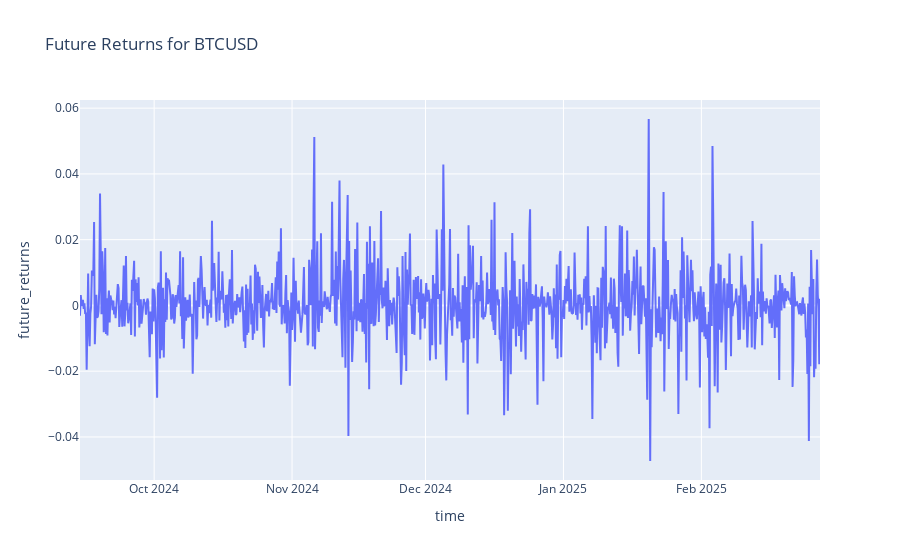

Source (notebook cell):
### Code cell
# Define the list of indicators you want to test
indicators = ["rsi_14", "macd", "stoch_%K", "bollinger_bands", "ema_50", "sma_200"]  # Add more indicators as needed

# Plot a subset of technical indicators
for indicator in selected_features:
    if indicator in df.columns and indicator != "close":
        fig = px.line(df, x=df.index, y=indicator, title=f"{indicator} Indicator for {SYMBOL}")
        fig.show()

# Plot Future Returns
fig = px.line(df, x=df.index, y="future_returns", title=f"Future Returns for {SYMBOL}")
fig.show()

### Figure 1 — Plotly figure (JSON) as saved in the notebook; plotly's stock layout.template omitted (floating-point values rounded to 4 significant figures; data arrays with more than 128 entries replaced by an {"elided": "..."} marker saying what was removed)
{"data": [{"hovertemplate": "time=%{x}<br>future_returns=%{y}<extra></extra>", "legendgroup": "", "line": {"color": "#636efa", "dash": "solid"}, "marker": {"symbol": "circle"}, "mode": "lines", "name": "", "orientation": "v", "showlegend": false, "type": "scatter", "x": {"elided": "999 str values"}, "xaxis": "x", "y": {"elided": "999 float values"}, "yaxis": "y"}], "layout": {"legend": {"tracegroupgap": 0}, "title": {"text": "Future Returns for BTCUSD"}, "xaxis": {"anchor": "y", "domain": [0, 1], "title": {"text": "time"}}, "yaxis": {"anchor": "x", "domain": [0, 1], "title": {"text": "future_returns"}}}}
